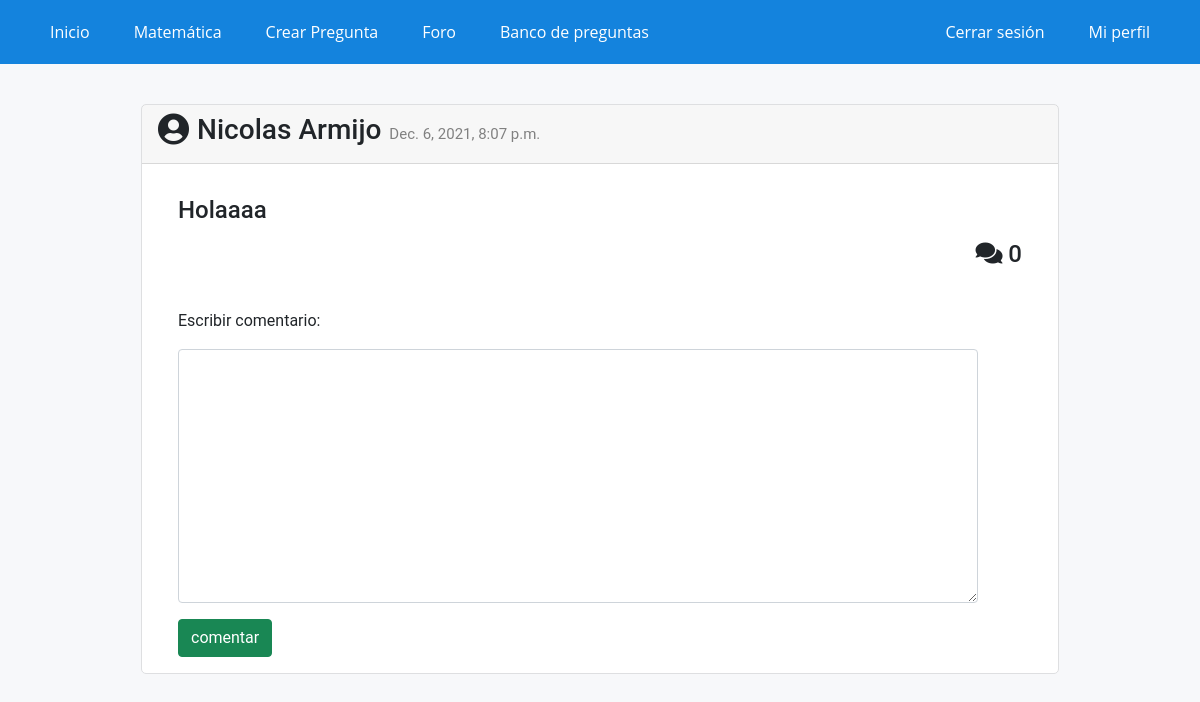
Screenshot of /post_id/36/ (signed in) with the database file from the repository.
### WebApp/models.py (models this page shows, shortened)
class PostForo(models.Model):
    usuario = models.ForeignKey(settings.AUTH_USER_MODEL, on_delete=models.CASCADE)
    sigla = models.CharField(max_length=7, choices=siglas)
    texto = models.TextField()
    slug = models.SlugField(unique=True, blank=True)
    tiempo = models.DateTimeField(auto_now_add=True)
    def comentarios(self):
        instance = self
        qs = Comentario.objects.filtro_por_instancia(instance)
        return qs
    def get_content_type(self):
        content_type = ContentType.objects.get_for_model(PostForo)
        return content_type
    class Meta:
        ordering = ['-tiempo']

### WebApp/views.py (the view, shortened to what this page needs)
# urls.py: path('post_id/<pk>/', Comentarios_pk, name='foro2'),
def Comentarios_pk(request, pk):
    instance = get_object_or_404(PostForo, pk= pk)
    inicializar_datos = {
        'content_type': instance.get_content_type,
        'object_id' : instance.id
    }
    form = FormComentarios(request.POST or None, initial=inicializar_datos)
    ver_comentario = instance.comentarios
    context = {
        'form': form,
        'instance': instance,
        'ver_comentario': ver_comentario
    }
    return render(request, 'app/comentario.html', context)

### WebApp/forms.py
class FormComentarios(forms.Form):
    content_type = forms.CharField(widget=forms.HiddenInput)
    object_id = forms.IntegerField(widget=forms.HiddenInput)
    texto = forms.CharField(widget=forms.Textarea(attrs={'class':'form-control'}),label = "")

### WebApp/models.py (called while the page is built)
    def filtro_por_instancia(self, instance):
        content_type = ContentType.objects.get_for_model(instance.__class__)
        obj_id = instance.id
        qs = super(ComentarioManager, self).filter(content_type= content_type, object_id = obj_id).filter(padre=None)
        return qs

### WebApp/templates/app/comentario.html (shortened to what this page needs)
{% extends 'app/base.html' %}
{% load static %}
{% block contenido %}
<link rel="stylesheet" href="{% static 'app/css/comentarios.css' %}">
<div class="elContenedor">
    <div class="preguntas mb-3 mx-auto" style="width: 85%;">
        <div class="card-header"><i style="float: left; "class="svg-inline--fa fas fa-user-circle fa-2x">&nbsp;</i> <h3 style="display: inline-block; ">{{instance.usuario.first_name}}{{" "}}{{instance.usuario.last_name}}</h3> &nbsp;<h7 style="color: gray; font-size: 15px;">{{instance.tiempo}}</h7></div>
        <div class="card-body">
            <p class="card-text">
                <h4 style="margin-left: 20px;">{{instance.texto}}</h4>
            </p>
            <h4>
                <a style="text-decoration: none;">
                    <div style="text-align: right; margin-right: 20px;"><i class="fas fa-comments "></i>&nbsp;{{ver_comentario.count}}</div>
                </a>
            </h4>
            <div style="margin-top: 40px;">
                <form method="post" style="margin-left: 20px; width: 800px;">
                    <p>Escribir comentario:</p>
                    {{form.as_p}}
                    <button class="btn btn-success" type="submit">
                        comentar
                    </button>
                </form>
            </div>
        </div>
    </div>
</div>
{% endblock %}

### WebApp/static/app/css/styles.css (style rules this page uses)
* { margin: 0; padding: 0; -webkit-box-sizing: border-box; -moz-box-sizing: border-box; box-sizing: border-box; }
body { background: rgb(247,248,250); }
.elContenedor { width: 90%; padding-top: 0px; margin:auto; }
.preguntas { background-color: rgb(255,255,255); border-radius: 5px ; margin-bottom: 40px; margin-top: 40px; border: 1px solid rgb(222,223,225); }

### WebApp/static/app/css/comentarios.css (style rules this page uses)
body { font-family: 'Roboto', Arial, Helvetica, Sans-serif, Verdana; background: #f7f8fa; }

### rows the page displays
PostForo: usuario.first_name "Nicolas", usuario.last_name "Armijo", tiempo "Dec. 6, 2021, 8:07 p.m.", texto "Holaaaa"

### other values shown
{{ ver_comentario.count }} "0"
